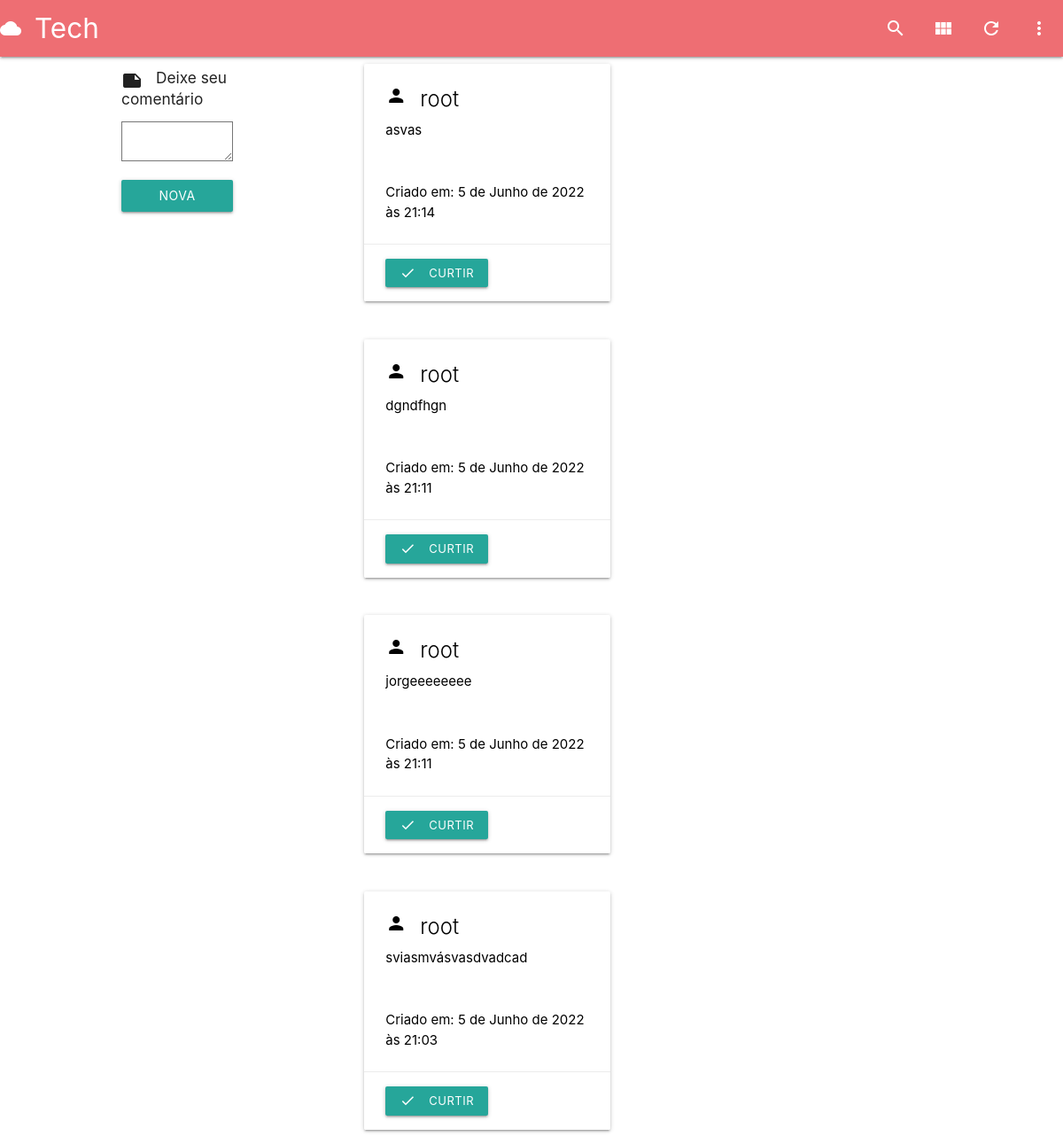
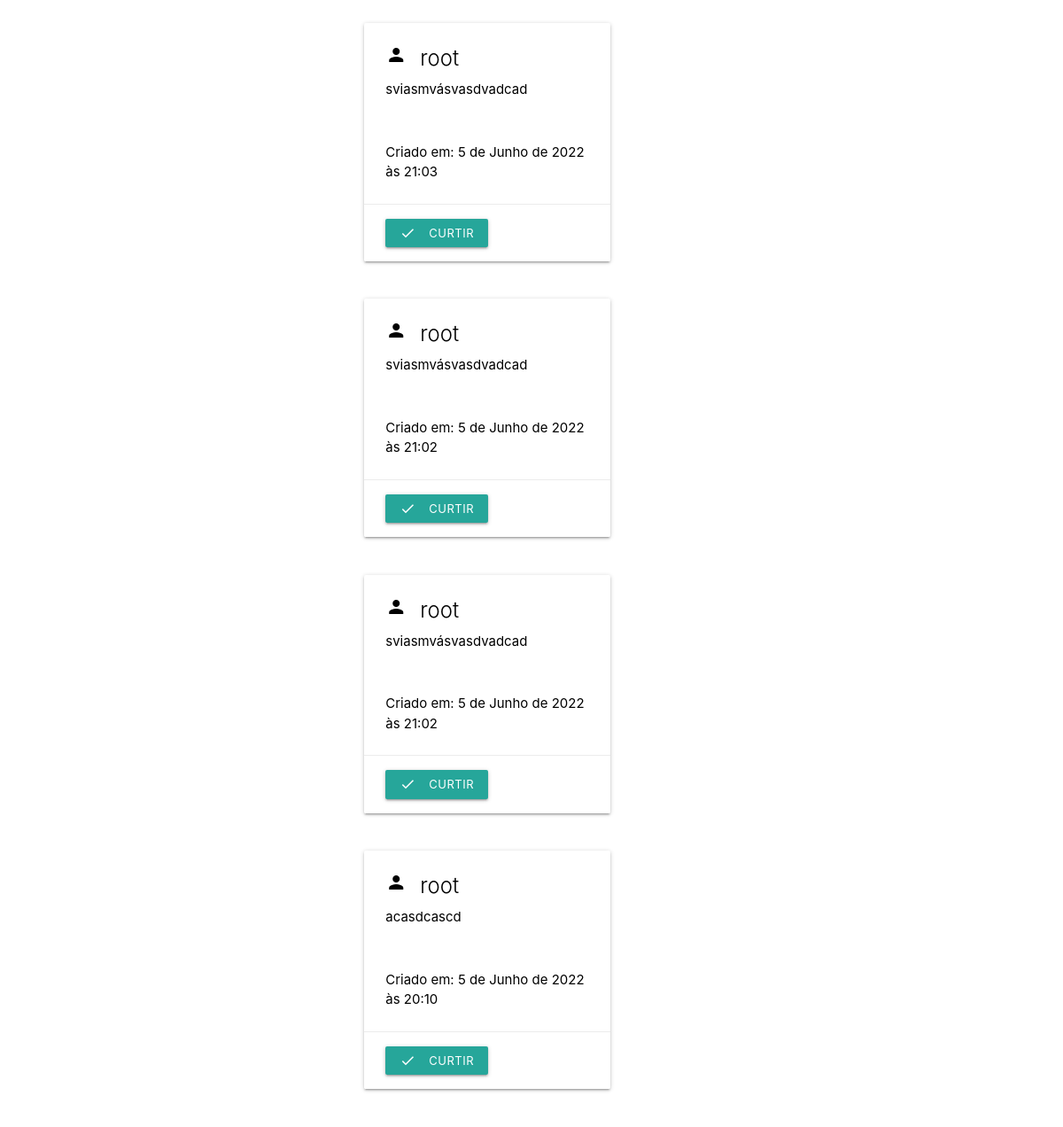
/room/messages/4, run on the app's committed database (2 pictures, top to bottom).
### apps/base/models.py (models this page shows, shortened)
class Message(models.Model):
    user = models.ForeignKey(User, on_delete=models.CASCADE)
    room = models.ForeignKey(Room, on_delete=models.CASCADE)
    body = RichTextField(blank=True, null=True)
    updated = models.DateTimeField(auto_now=True)
    created = models.DateTimeField(auto_now_add=True)
    class Meta:
        ordering = ['-updated', '-created']

### apps/base/views.py (the view, shortened to what this page needs)
class MessageList(View):
    template = 'base/message_list.html'
    form = MessageForm()
    def get(self, request, *args, **kwargs):
        id_room = kwargs['pk']
        messages = MessageModel.objects.filter(room=id_room)
        context = {
            'messages':messages,
            'form':self.form
        }
        return render(request, self.template, context)

### apps/base/forms.py
class MessageForm(ModelForm):
    class Meta():
        model = MessageModel
        fields = ['body']

### templates/base/message_list.html (shortened to what this page needs)
{% include 'main/main.html' %}
{% block content %}
<div class="row">
    <div class="col s4">
      <div class="col s4"></div>
      <div class="col s4">
        <div class="row">
          <i class="material-icons left">note</i>
          <p><h6> Deixe seu comentário</h6></p>
          <form method="POST">{% csrf_token %}
            {{ form.body }}
            <button class="btn waves-effect waves-ligh" type="submit" name="action">Nova Mensagem
            </button>
          </form>
        </div>
      </div>
      <div class="col s4"></div>
    </div>
    <div class="col s6">
        {% for message in messages %}
        <div class="row">
            <div class="col s12 m6">
              <div class="card white darken-1">
                <div class="card-content black-text">
                  <i class="material-icons left">person</i>
                  <span class="card-title">{{ message.user }}</span>
                  <p>{{ message.body|safe}}</p>
                </div>
                <div class="card-content black-text">
                    <span>Criado em: {{ message.created}} </span>
                </div>
                <div class="card-action">
                  <a class="waves-effect waves-light btn-small"><i class="material-icons left">done</i>curtir</a>
                </div>
              </div>
            </div>
        </div>
        {% endfor %}
    </div>
    <div class="col s5"></div>
</div>
{% endblock content %}

### data on the page
Message: user "root", body "asvas", created "5 de Junho de 2022 às 21:14"
Message: user "root", body "dgndfhgn", created "5 de Junho de 2022 às 21:11"
Message: user "root", body "jorgeeeeeeee", created "5 de Junho de 2022 às 21:11"
Message: user "root", body "sviasmvásvasdvadcad", created "5 de Junho de 2022 às 21:03"
Message: user "root", body "sviasmvásvasdvadcad", created "5 de Junho de 2022 às 21:03"
Message: user "root", body "sviasmvásvasdvadcad", created "5 de Junho de 2022 às 21:02"
Message: user "root", body "sviasmvásvasdvadcad", created "5 de Junho de 2022 às 21:02"
Message: user "root", body "acasdcascd", created "5 de Junho de 2022 às 20:10"
